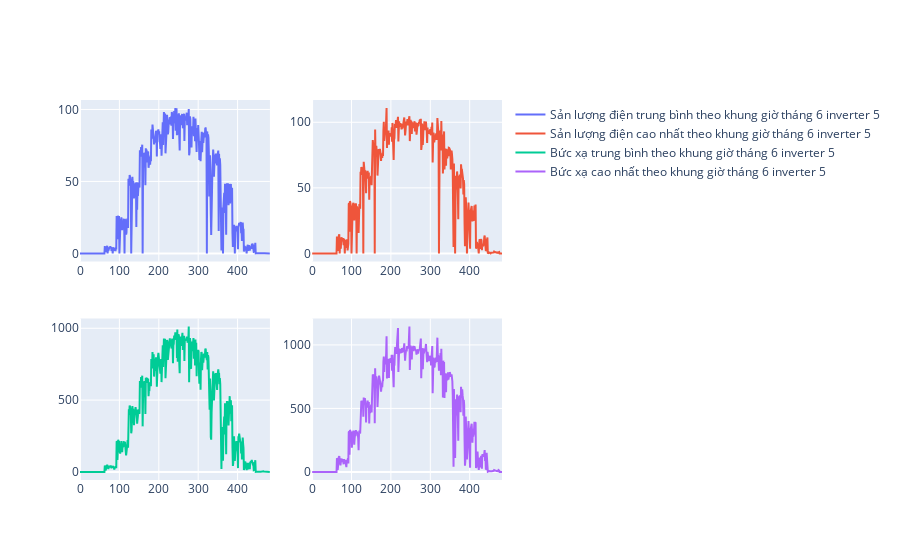

Notebook code cell kept with this figure:
### Markdown cell above
Tháng 6 inverter 5

### Code cell
fig = go.Figure()
from plotly.subplots import make_subplots
fig = make_subplots(rows=2, cols=2)
fig.add_trace(go.Scatter(
    x=df1_1.index,
    y=df1_1[df1_1['month']==6]['Total input power(kW)'],
    name="Sản lượng điện trung bình theo khung giờ tháng 6 inverter 5 ",), row=1, col=1)
fig.add_trace(go.Scatter(
    x=df1_2.index,
    y=df1_2[df1_2['month']==6]['Total input power(kW)'],
    name="Sản lượng điện cao nhất theo khung giờ tháng 6 inverter 5") ,row=1, col=2)
fig.add_trace(go.Scatter(
    x=df1_3.index,
    y=df1_3[df1_3['month']==6]['Irradiance(W/㎡)'],
    name="Bức xạ trung bình theo khung giờ tháng 6 inverter 5") ,row=2, col=1)
fig.add_trace(go.Scatter(
    x=df1_4.index,
    y=df1_4[df1_4['month']==6]['Irradiance(W/㎡)'],
    name="Bức xạ cao nhất theo khung giờ tháng 6 inverter 5") ,row=2, col=2)
fig . update_traces (
    showlegend = True 
    )
fig.update_xaxes(
    rangeslider_visible=False,
)
fig.show()

### Figure 1 — Plotly figure (JSON) as saved in the notebook; plotly's stock layout.template omitted (floating-point values rounded to 4 significant figures; data arrays with more than 128 entries replaced by an {"elided": "..."} marker saying what was removed)
{"data": [{"name": "Sản lượng điện trung bình theo khung giờ tháng 6 inverter 5 ", "showlegend": true, "type": "scatter", "x": {"elided": "2646 int values"}, "xaxis": "x", "y": {"elided": "483 float values"}, "yaxis": "y"}, {"name": "Sản lượng điện cao nhất theo khung giờ tháng 6 inverter 5", "showlegend": true, "type": "scatter", "x": {"elided": "2646 int values"}, "xaxis": "x2", "y": {"elided": "483 float values"}, "yaxis": "y2"}, {"name": "Bức xạ trung bình theo khung giờ tháng 6 inverter 5", "showlegend": true, "type": "scatter", "x": {"elided": "2646 int values"}, "xaxis": "x3", "y": {"elided": "483 float values"}, "yaxis": "y3"}, {"name": "Bức xạ cao nhất theo khung giờ tháng 6 inverter 5", "showlegend": true, "type": "scatter", "x": {"elided": "2646 int values"}, "xaxis": "x4", "y": {"elided": "483 float values"}, "yaxis": "y4"}], "layout": {"xaxis": {"anchor": "y", "domain": [0, 0.45], "rangeslider": {"visible": false}}, "xaxis2": {"anchor": "y2", "domain": [0.55, 1], "rangeslider": {"visible": false}}, "xaxis3": {"anchor": "y3", "domain": [0, 0.45], "rangeslider": {"visible": false}}, "xaxis4": {"anchor": "y4", "domain": [0.55, 1], "rangeslider": {"visible": false}}, "yaxis": {"anchor": "x", "domain": [0.575, 1]}, "yaxis2": {"anchor": "x2", "domain": [0.575, 1]}, "yaxis3": {"anchor": "x3", "domain": [0, 0.425]}, "yaxis4": {"anchor": "x4", "domain": [0, 0.425]}}}
